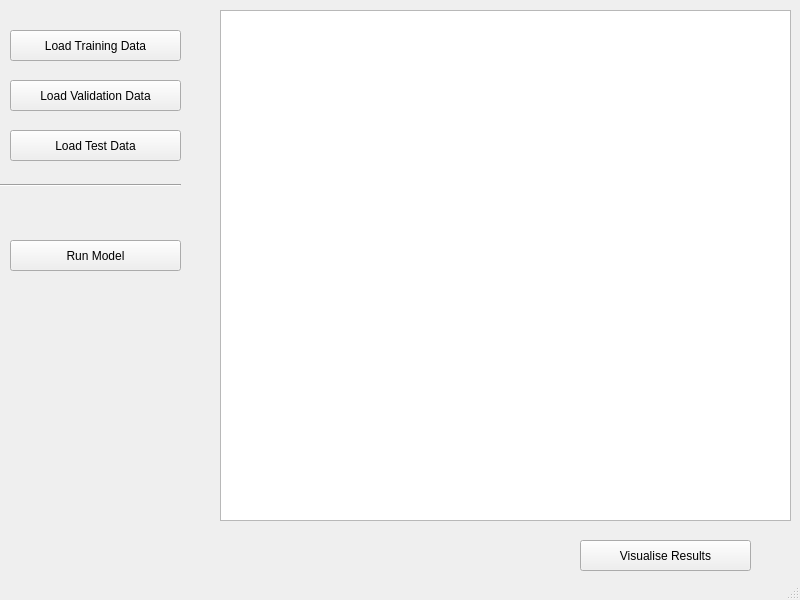
<?xml version="1.0" encoding="UTF-8"?>
<ui version="4.0">
 <class>MainWindow</class>
 <widget class="QMainWindow" name="MainWindow">
  <property name="geometry">
   <rect>
    <x>0</x>
    <y>0</y>
    <width>800</width>
    <height>600</height>
   </rect>
  </property>
  <property name="windowTitle">
   <string>MainWindow</string>
  </property>
  <widget class="QWidget" name="centralwidget">
   <widget class="QPushButton" name="pushButton_trainingData">
    <property name="geometry">
     <rect>
      <x>10</x>
      <y>30</y>
      <width>171</width>
      <height>31</height>
     </rect>
    </property>
    <property name="text">
     <string>Load Training Data</string>
    </property>
   </widget>
   <widget class="QPushButton" name="pushButton_testData">
    <property name="geometry">
     <rect>
      <x>10</x>
      <y>130</y>
      <width>171</width>
      <height>31</height>
     </rect>
    </property>
    <property name="text">
     <string>Load Test Data</string>
    </property>
   </widget>
   <widget class="QPushButton" name="pushButton_validationData">
    <property name="geometry">
     <rect>
      <x>10</x>
      <y>80</y>
      <width>171</width>
      <height>31</height>
     </rect>
    </property>
    <property name="text">
     <string>Load Validation Data</string>
    </property>
   </widget>
   <widget class="QPushButton" name="pushButton_results">
    <property name="geometry">
     <rect>
      <x>580</x>
      <y>540</y>
      <width>171</width>
      <height>31</height>
     </rect>
    </property>
    <property name="text">
     <string>Visualise Results</string>
    </property>
   </widget>
   <widget class="QPushButton" name="pushButton_runModel">
    <property name="geometry">
     <rect>
      <x>10</x>
      <y>240</y>
      <width>171</width>
      <height>31</height>
     </rect>
    </property>
    <property name="text">
     <string>Run Model</string>
    </property>
   </widget>
   <widget class="Line" name="line">
    <property name="geometry">
     <rect>
      <x>0</x>
      <y>160</y>
      <width>181</width>
      <height>51</height>
     </rect>
    </property>
    <property name="orientation">
     <enum>Qt::Horizontal</enum>
    </property>
   </widget>
   <widget class="QListWidget" name="listWidget">
    <property name="geometry">
     <rect>
      <x>220</x>
      <y>10</y>
      <width>571</width>
      <height>511</height>
     </rect>
    </property>
   </widget>
  </widget>
  <widget class="QStatusBar" name="statusbar"/>
 </widget>
 <resources/>
 <connections>
  <connection>
   <sender>pushButton_trainingData</sender>
   <signal>clicked()</signal>
   <receiver>MainWindow</receiver>
   <slot>loadTrainingdata()</slot>
   <hints>
    <hint type="sourcelabel">
     <x>72</x>
     <y>47</y>
    </hint>
    <hint type="destinationlabel">
     <x>298</x>
     <y>46</y>
    </hint>
   </hints>
  </connection>
  <connection>
   <sender>pushButton_validationData</sender>
   <signal>clicked()</signal>
   <receiver>MainWindow</receiver>
   <slot>loadValidationData()</slot>
   <hints>
    <hint type="sourcelabel">
     <x>158</x>
     <y>100</y>
    </hint>
    <hint type="destinationlabel">
     <x>363</x>
     <y>96</y>
    </hint>
   </hints>
  </connection>
  <connection>
   <sender>pushButton_testData</sender>
   <signal>clicked()</signal>
   <receiver>MainWindow</receiver>
   <slot>sloadTestData()</slot>
   <hints>
    <hint type="sourcelabel">
     <x>96</x>
     <y>143</y>
    </hint>
    <hint type="destinationlabel">
     <x>339</x>
     <y>156</y>
    </hint>
   </hints>
  </connection>
  <connection>
   <sender>pushButton_results</sender>
   <signal>clicked()</signal>
   <receiver>MainWindow</receiver>
   <slot>loadResults()</slot>
   <hints>
    <hint type="sourcelabel">
     <x>662</x>
     <y>556</y>
    </hint>
    <hint type="destinationlabel">
     <x>550</x>
     <y>543</y>
    </hint>
   </hints>
  </connection>
  <connection>
   <sender>pushButton_runModel</sender>
   <signal>clicked()</signal>
   <receiver>MainWindow</receiver>
   <slot>runModel()</slot>
   <hints>
    <hint type="sourcelabel">
     <x>52</x>
     <y>200</y>
    </hint>
    <hint type="destinationlabel">
     <x>146</x>
     <y>241</y>
    </hint>
   </hints>
  </connection>
 </connections>
 <slots>
  <slot>loadTrainingData()</slot>
  <slot>loadValidationData()</slot>
  <slot>sloadTestData()</slot>
  <slot>loadResults()</slot>
  <slot>runModel()</slot>
 </slots>
</ui>
